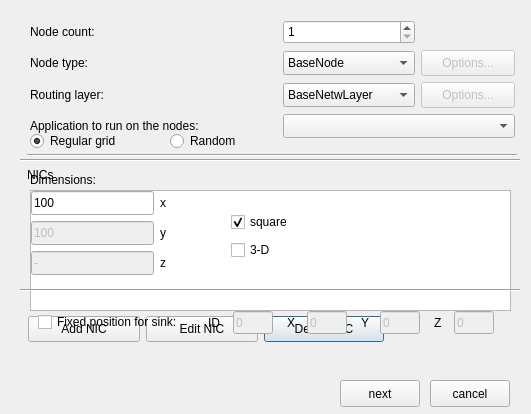
<ui version="4.0" >
 <class>Node</class>
 <widget class="QDialog" name="Node" >
  <property name="geometry" >
   <rect>
    <x>0</x>
    <y>0</y>
    <width>531</width>
    <height>414</height>
   </rect>
  </property>
  <property name="windowTitle" >
   <string>Dialog</string>
  </property>
  <widget class="QWidget" native="1" name="firstPage" >
   <property name="enabled" >
    <bool>true</bool>
   </property>
   <property name="geometry" >
    <rect>
     <x>10</x>
     <y>10</y>
     <width>510</width>
     <height>360</height>
    </rect>
   </property>
   <widget class="QComboBox" name="applicationNameCB" >
    <property name="geometry" >
     <rect>
      <x>273</x>
      <y>104</y>
      <width>232</width>
      <height>24</height>
     </rect>
    </property>
    <property name="editable" >
     <bool>false</bool>
    </property>
   </widget>
   <widget class="QLabel" name="textLabel5" >
    <property name="geometry" >
     <rect>
      <x>20</x>
      <y>104</y>
      <width>207</width>
      <height>24</height>
     </rect>
    </property>
    <property name="text" >
     <string>Application to run on the nodes:</string>
    </property>
    <property name="wordWrap" >
     <bool>false</bool>
    </property>
   </widget>
   <widget class="QPushButton" name="pushButton10" >
    <property name="geometry" >
     <rect>
      <x>254</x>
      <y>306</y>
      <width>120</width>
      <height>26</height>
     </rect>
    </property>
    <property name="text" >
     <string>Delete NIC</string>
    </property>
   </widget>
   <widget class="QComboBox" name="nodeTypeCB" >
    <property name="geometry" >
     <rect>
      <x>273</x>
      <y>41</y>
      <width>132</width>
      <height>24</height>
     </rect>
    </property>
    <item>
     <property name="text" >
      <string>BaseNode</string>
     </property>
    </item>
   </widget>
   <widget class="QLabel" name="textLabel1" >
    <property name="geometry" >
     <rect>
      <x>20</x>
      <y>10</y>
      <width>101</width>
      <height>24</height>
     </rect>
    </property>
    <property name="text" >
     <string>Node count:</string>
    </property>
    <property name="wordWrap" >
     <bool>false</bool>
    </property>
   </widget>
   <widget class="QPushButton" name="addNICButton" >
    <property name="geometry" >
     <rect>
      <x>18</x>
      <y>306</y>
      <width>112</width>
      <height>26</height>
     </rect>
    </property>
    <property name="text" >
     <string>Add NIC</string>
    </property>
   </widget>
   <widget class="QPushButton" name="pushButton12" >
    <property name="enabled" >
     <bool>false</bool>
    </property>
    <property name="geometry" >
     <rect>
      <x>411</x>
      <y>40</y>
      <width>94</width>
      <height>26</height>
     </rect>
    </property>
    <property name="text" >
     <string>Options...</string>
    </property>
   </widget>
   <widget class="QLabel" name="textLabel2" >
    <property name="geometry" >
     <rect>
      <x>20</x>
      <y>40</y>
      <width>101</width>
      <height>26</height>
     </rect>
    </property>
    <property name="text" >
     <string>Node type:</string>
    </property>
    <property name="wordWrap" >
     <bool>false</bool>
    </property>
   </widget>
   <widget class="QPushButton" name="pushButton9" >
    <property name="geometry" >
     <rect>
      <x>136</x>
      <y>306</y>
      <width>112</width>
      <height>26</height>
     </rect>
    </property>
    <property name="text" >
     <string>Edit NIC</string>
    </property>
   </widget>
   <widget class="QComboBox" name="networkLayerCB" >
    <property name="geometry" >
     <rect>
      <x>273</x>
      <y>73</y>
      <width>132</width>
      <height>24</height>
     </rect>
    </property>
    <item>
     <property name="text" >
      <string>BaseNetwLayer</string>
     </property>
    </item>
   </widget>
   <widget class="QTableWidget" name="nicTable" >
    <property name="geometry" >
     <rect>
      <x>20</x>
      <y>180</y>
      <width>481</width>
      <height>121</height>
     </rect>
    </property>
   </widget>
   <widget class="Line" name="line5" >
    <property name="geometry" >
     <rect>
      <x>17</x>
      <y>135</y>
      <width>490</width>
      <height>20</height>
     </rect>
    </property>
    <property name="frameShape" >
     <enum>QFrame::HLine</enum>
    </property>
    <property name="frameShadow" >
     <enum>QFrame::Sunken</enum>
    </property>
   </widget>
   <widget class="QPushButton" name="pushButton11" >
    <property name="enabled" >
     <bool>false</bool>
    </property>
    <property name="geometry" >
     <rect>
      <x>411</x>
      <y>72</y>
      <width>94</width>
      <height>26</height>
     </rect>
    </property>
    <property name="text" >
     <string>Options...</string>
    </property>
   </widget>
   <widget class="QLabel" name="textLabel1_2" >
    <property name="geometry" >
     <rect>
      <x>20</x>
      <y>72</y>
      <width>101</width>
      <height>26</height>
     </rect>
    </property>
    <property name="text" >
     <string>Routing layer:</string>
    </property>
    <property name="wordWrap" >
     <bool>false</bool>
    </property>
   </widget>
   <widget class="QLabel" name="textLabel1_3" >
    <property name="geometry" >
     <rect>
      <x>17</x>
      <y>155</y>
      <width>69</width>
      <height>20</height>
     </rect>
    </property>
    <property name="text" >
     <string>NICs</string>
    </property>
    <property name="wordWrap" >
     <bool>false</bool>
    </property>
   </widget>
   <widget class="QSpinBox" name="nodeCountSB" >
    <property name="geometry" >
     <rect>
      <x>273</x>
      <y>10</y>
      <width>132</width>
      <height>24</height>
     </rect>
    </property>
    <property name="minimum" >
     <number>1</number>
    </property>
    <property name="maximum" >
     <number>65535</number>
    </property>
   </widget>
  </widget>
  <widget class="QPushButton" name="nextButton" >
   <property name="geometry" >
    <rect>
     <x>340</x>
     <y>380</y>
     <width>80</width>
     <height>27</height>
    </rect>
   </property>
   <property name="text" >
    <string>next</string>
   </property>
  </widget>
  <widget class="QPushButton" name="cancelButton" >
   <property name="geometry" >
    <rect>
     <x>430</x>
     <y>380</y>
     <width>80</width>
     <height>27</height>
    </rect>
   </property>
   <property name="text" >
    <string>cancel</string>
   </property>
  </widget>
  <widget class="QWidget" native="1" name="secondPage" >
   <property name="geometry" >
    <rect>
     <x>10</x>
     <y>10</y>
     <width>510</width>
     <height>360</height>
    </rect>
   </property>
   <widget class="QLineEdit" name="sinkIDTB" >
    <property name="enabled" >
     <bool>false</bool>
    </property>
    <property name="geometry" >
     <rect>
      <x>223</x>
      <y>301</y>
      <width>40</width>
      <height>23</height>
     </rect>
    </property>
    <property name="maximumSize" >
     <size>
      <width>40</width>
      <height>32767</height>
     </size>
    </property>
    <property name="text" >
     <string>0</string>
    </property>
    <property name="readOnly" >
     <bool>false</bool>
    </property>
   </widget>
   <widget class="QLineEdit" name="sinkYTB" >
    <property name="enabled" >
     <bool>false</bool>
    </property>
    <property name="geometry" >
     <rect>
      <x>370</x>
      <y>301</y>
      <width>40</width>
      <height>23</height>
     </rect>
    </property>
    <property name="maximumSize" >
     <size>
      <width>40</width>
      <height>32767</height>
     </size>
    </property>
    <property name="text" >
     <string>0</string>
    </property>
    <property name="readOnly" >
     <bool>false</bool>
    </property>
   </widget>
   <widget class="QLineEdit" name="dimYTB" >
    <property name="enabled" >
     <bool>false</bool>
    </property>
    <property name="geometry" >
     <rect>
      <x>21</x>
      <y>211</y>
      <width>123</width>
      <height>24</height>
     </rect>
    </property>
    <property name="text" >
     <string>100</string>
    </property>
    <property name="readOnly" >
     <bool>false</bool>
    </property>
   </widget>
   <widget class="QLabel" name="textLabel6_2_3_2" >
    <property name="geometry" >
     <rect>
      <x>424</x>
      <y>301</y>
      <width>16</width>
      <height>23</height>
     </rect>
    </property>
    <property name="text" >
     <string>Z</string>
    </property>
    <property name="wordWrap" >
     <bool>false</bool>
    </property>
   </widget>
   <widget class="QCheckBox" name="threeDCB" >
    <property name="geometry" >
     <rect>
      <x>221</x>
      <y>229</y>
      <width>69</width>
      <height>22</height>
     </rect>
    </property>
    <property name="text" >
     <string>3-D</string>
    </property>
   </widget>
   <widget class="QRadioButton" name="regularGridRB" >
    <property name="geometry" >
     <rect>
      <x>20</x>
      <y>120</y>
      <width>108</width>
      <height>22</height>
     </rect>
    </property>
    <property name="text" >
     <string>Regular grid</string>
    </property>
    <property name="checked" >
     <bool>true</bool>
    </property>
   </widget>
   <widget class="QCheckBox" name="squareCB" >
    <property name="geometry" >
     <rect>
      <x>221</x>
      <y>201</y>
      <width>69</width>
      <height>22</height>
     </rect>
    </property>
    <property name="text" >
     <string>square</string>
    </property>
    <property name="checked" >
     <bool>true</bool>
    </property>
   </widget>
   <widget class="QLabel" name="textLabel6_2_2" >
    <property name="geometry" >
     <rect>
      <x>277</x>
      <y>301</y>
      <width>16</width>
      <height>23</height>
     </rect>
    </property>
    <property name="text" >
     <string>X</string>
    </property>
    <property name="wordWrap" >
     <bool>false</bool>
    </property>
   </widget>
   <widget class="QLineEdit" name="sinkXTB" >
    <property name="enabled" >
     <bool>false</bool>
    </property>
    <property name="geometry" >
     <rect>
      <x>297</x>
      <y>301</y>
      <width>40</width>
      <height>23</height>
     </rect>
    </property>
    <property name="maximumSize" >
     <size>
      <width>40</width>
      <height>32767</height>
     </size>
    </property>
    <property name="text" >
     <string>0</string>
    </property>
    <property name="readOnly" >
     <bool>false</bool>
    </property>
   </widget>
   <widget class="QLabel" name="textLabel4_2" >
    <property name="geometry" >
     <rect>
      <x>20</x>
      <y>160</y>
      <width>81</width>
      <height>20</height>
     </rect>
    </property>
    <property name="text" >
     <string>Dimensions:</string>
    </property>
    <property name="wordWrap" >
     <bool>false</bool>
    </property>
   </widget>
   <widget class="QLineEdit" name="sinkZTB" >
    <property name="enabled" >
     <bool>false</bool>
    </property>
    <property name="geometry" >
     <rect>
      <x>444</x>
      <y>301</y>
      <width>40</width>
      <height>23</height>
     </rect>
    </property>
    <property name="maximumSize" >
     <size>
      <width>40</width>
      <height>32767</height>
     </size>
    </property>
    <property name="text" >
     <string>0</string>
    </property>
    <property name="readOnly" >
     <bool>false</bool>
    </property>
   </widget>
   <widget class="QRadioButton" name="randomRB" >
    <property name="geometry" >
     <rect>
      <x>160</x>
      <y>120</y>
      <width>80</width>
      <height>22</height>
     </rect>
    </property>
    <property name="text" >
     <string>Random</string>
    </property>
   </widget>
   <widget class="QLineEdit" name="dimXTB" >
    <property name="geometry" >
     <rect>
      <x>21</x>
      <y>181</y>
      <width>123</width>
      <height>24</height>
     </rect>
    </property>
    <property name="text" >
     <string>100</string>
    </property>
   </widget>
   <widget class="QLabel" name="textLabel5_2_3" >
    <property name="geometry" >
     <rect>
      <x>150</x>
      <y>211</y>
      <width>16</width>
      <height>24</height>
     </rect>
    </property>
    <property name="text" >
     <string>y</string>
    </property>
    <property name="wordWrap" >
     <bool>false</bool>
    </property>
   </widget>
   <widget class="QCheckBox" name="fixedAnchorCB" >
    <property name="geometry" >
     <rect>
      <x>28</x>
      <y>301</y>
      <width>157</width>
      <height>22</height>
     </rect>
    </property>
    <property name="text" >
     <string>Fixed position for sink:</string>
    </property>
   </widget>
   <widget class="QLabel" name="textLabel5_2_2" >
    <property name="geometry" >
     <rect>
      <x>150</x>
      <y>241</y>
      <width>16</width>
      <height>24</height>
     </rect>
    </property>
    <property name="text" >
     <string>z</string>
    </property>
    <property name="wordWrap" >
     <bool>false</bool>
    </property>
   </widget>
   <widget class="QLabel" name="textLabel6_2_3" >
    <property name="geometry" >
     <rect>
      <x>351</x>
      <y>301</y>
      <width>16</width>
      <height>23</height>
     </rect>
    </property>
    <property name="text" >
     <string>Y</string>
    </property>
    <property name="wordWrap" >
     <bool>false</bool>
    </property>
   </widget>
   <widget class="Line" name="line5_2_2" >
    <property name="geometry" >
     <rect>
      <x>10</x>
      <y>140</y>
      <width>580</width>
      <height>20</height>
     </rect>
    </property>
    <property name="frameShape" >
     <enum>QFrame::HLine</enum>
    </property>
    <property name="frameShadow" >
     <enum>QFrame::Sunken</enum>
    </property>
   </widget>
   <widget class="QLineEdit" name="dimZTB" >
    <property name="enabled" >
     <bool>false</bool>
    </property>
    <property name="geometry" >
     <rect>
      <x>21</x>
      <y>241</y>
      <width>123</width>
      <height>24</height>
     </rect>
    </property>
    <property name="text" >
     <string>-</string>
    </property>
    <property name="readOnly" >
     <bool>false</bool>
    </property>
   </widget>
   <widget class="QLabel" name="textLabel6_2" >
    <property name="geometry" >
     <rect>
      <x>198</x>
      <y>301</y>
      <width>16</width>
      <height>23</height>
     </rect>
    </property>
    <property name="text" >
     <string>ID</string>
    </property>
    <property name="wordWrap" >
     <bool>false</bool>
    </property>
   </widget>
   <widget class="QLabel" name="textLabel5_2" >
    <property name="geometry" >
     <rect>
      <x>150</x>
      <y>181</y>
      <width>16</width>
      <height>24</height>
     </rect>
    </property>
    <property name="text" >
     <string>x</string>
    </property>
    <property name="wordWrap" >
     <bool>false</bool>
    </property>
   </widget>
   <widget class="Line" name="line5_2" >
    <property name="geometry" >
     <rect>
      <x>10</x>
      <y>270</y>
      <width>580</width>
      <height>20</height>
     </rect>
    </property>
    <property name="frameShape" >
     <enum>QFrame::HLine</enum>
    </property>
    <property name="frameShadow" >
     <enum>QFrame::Sunken</enum>
    </property>
   </widget>
   <widget class="QLabel" name="label" >
    <property name="geometry" >
     <rect>
      <x>21</x>
      <y>21</y>
      <width>100</width>
      <height>100</height>
     </rect>
    </property>
    <property name="text" >
     <string/>
    </property>
    <property name="pixmap" >
     <pixmap resource="resources.qrc" >:/new/prefix1/grid.xpm</pixmap>
    </property>
    <property name="scaledContents" >
     <bool>false</bool>
    </property>
   </widget>
   <widget class="QLabel" name="label_2" >
    <property name="geometry" >
     <rect>
      <x>150</x>
      <y>21</y>
      <width>100</width>
      <height>100</height>
     </rect>
    </property>
    <property name="text" >
     <string/>
    </property>
    <property name="pixmap" >
     <pixmap resource="resources.qrc" >:/new/prefix1/random.xpm</pixmap>
    </property>
   </widget>
  </widget>
 </widget>
 <resources>
  <include location="resources.qrc" />
 </resources>
 <connections/>
</ui>
